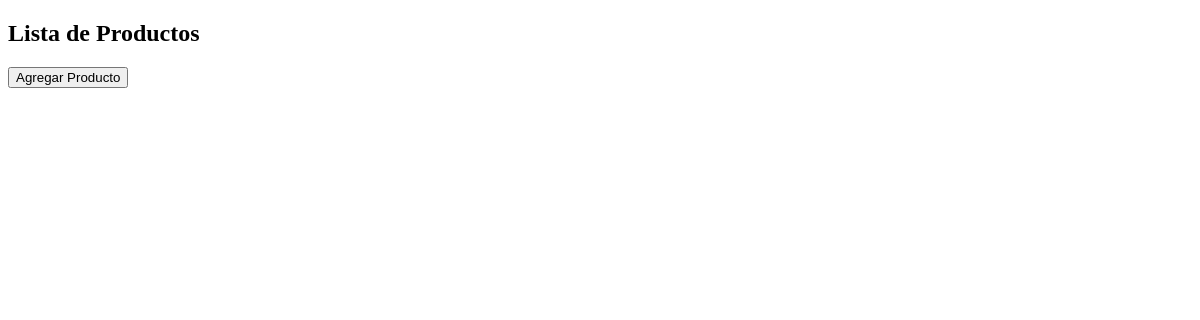
/listarProductos, run on an earlier commit of the app's database.
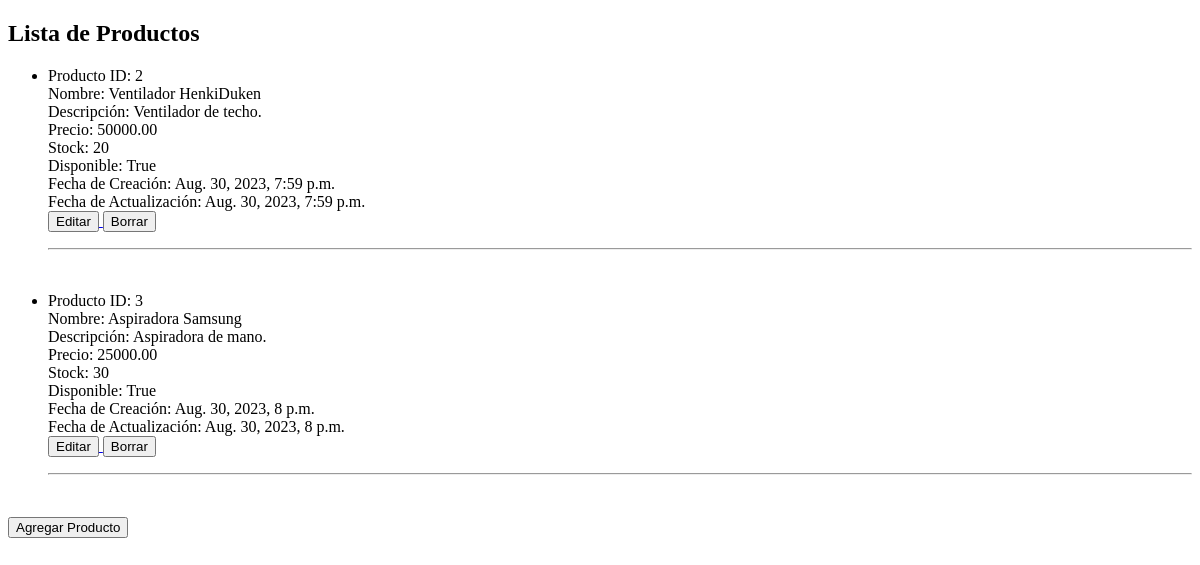
And on a later commit of the database.
### Productos/models.py (models this page shows, shortened)
class Producto(models.Model):
    nombre = models.CharField(max_length=100)
    descripcion = models.TextField()
    precio = models.DecimalField(max_digits=8, decimal_places=2)
    stock = models.PositiveIntegerField()
    fecha_creacion = models.DateTimeField(auto_now_add=True)
    fecha_actualizacion = models.DateTimeField(auto_now=True)
    disponible = models.BooleanField(default=True)

### Productos/views.py (the view)
# urls.py: path('listarProductos', views.listarProductos, name='listarProductos'),
def listarProductos(request):
    productos = Producto.objects.all()
    contexto = {
        'titulo': 'Lista de Productos',
        'productos': productos
    }
    return render(request, 'Productos/listaProductos.html', contexto)

### Productos/templates/Productos/listaProductos.html (shortened to what this page needs)
<!DOCTYPE html>
<html lang="en">
<head>
</head>
<body>
    <h2>{{titulo}}</h2>
    <ul>
        {% for producto in productos %}
        <li>
            <p>
                Producto ID: {{producto.id}}<br>
                Nombre: {{producto.nombre}}<br>
                Descripción: {{producto.descripcion}}<br>
                Precio: {{producto.precio}}<br>
                Stock: {{producto.stock}}<br>
                Disponible: {{producto.disponible}}<br>
                Fecha de Creación: {{producto.fecha_creacion}}<br>
                Fecha de Actualización: {{producto.fecha_actualizacion}}<br>
                <a href=" {% url 'editarProducto' producto.id %} ">
                    <button>Editar</button>
                </a>
                <a href=" {% url 'borrarProducto' producto.id %} ">
                    <button>Borrar</button>
                </a>
            </p>
        </li>
        <hr>
        <br>
        {% endfor %}
    </ul>
    <a href=" {% url 'crearProducto' %} ">
        <button>Agregar Producto</button>
    </a>
</body>
</html>

What changed in the data, as far as the page shows it:
added Producto: id "2", nombre "Ventilador HenkiDuken", descripcion "Ventilador de techo.", precio "50000.00", stock "20", disponible "True", fecha_creacion "Aug. 30, 2023, 7:59 p.m.", fecha_actualizacion "Aug. 30, 2023, 7:59 p.m."
added Producto: id "3", nombre "Aspiradora Samsung", descripcion "Aspiradora de mano.", precio "25000.00", stock "30", disponible "True", fecha_creacion "Aug. 30, 2023, 8 p.m.", fecha_actualizacion "Aug. 30, 2023, 8 p.m."
